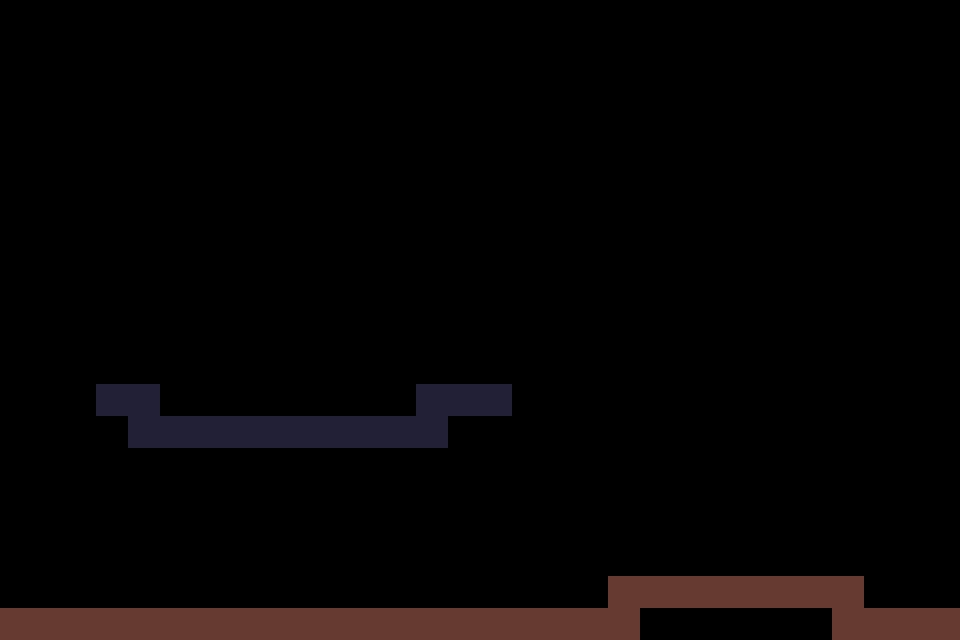

A 2D game scene composited from a Tiled map and its tileset images. What follows is a short description and the map's XML, with each tile layer's data collapsed to a summary:
An orthogonal 30x20 tile map with 32x32 px tiles, 1 tile layer (Background) and 4 objects (PlayerSpawn).

<map version="1.9" tiledversion="1.9.2" orientation="orthogonal" renderorder="right-down" width="30" height="20" tilewidth="32" tileheight="32" infinite="0" nextlayerid="4" nextobjectid="9">
 <tileset firstgid="1" source="TileSet.tsx" />
 <layer id="1" name="Background" width="30" height="20">
  <data>[600 cells, 47 non-empty, 2 distinct tile ids]</data>
 </layer>
 <objectgroup id="2" name="Objects">
  <object id="5" x="128" y="416" width="320" height="32" />
  <object id="6" x="0" y="640">
   <polygon points="0,0 0,-32 640,-32 640,0" />
  </object>
  <object id="8" gid="2" x="128" y="544" width="32" height="32" />
 </objectgroup>
 <objectgroup id="3" name="Spawns">
  <object id="1" name="PlayerSpawn" x="67.333" y="594">
   <point />
  </object>
 </objectgroup>
</map>
